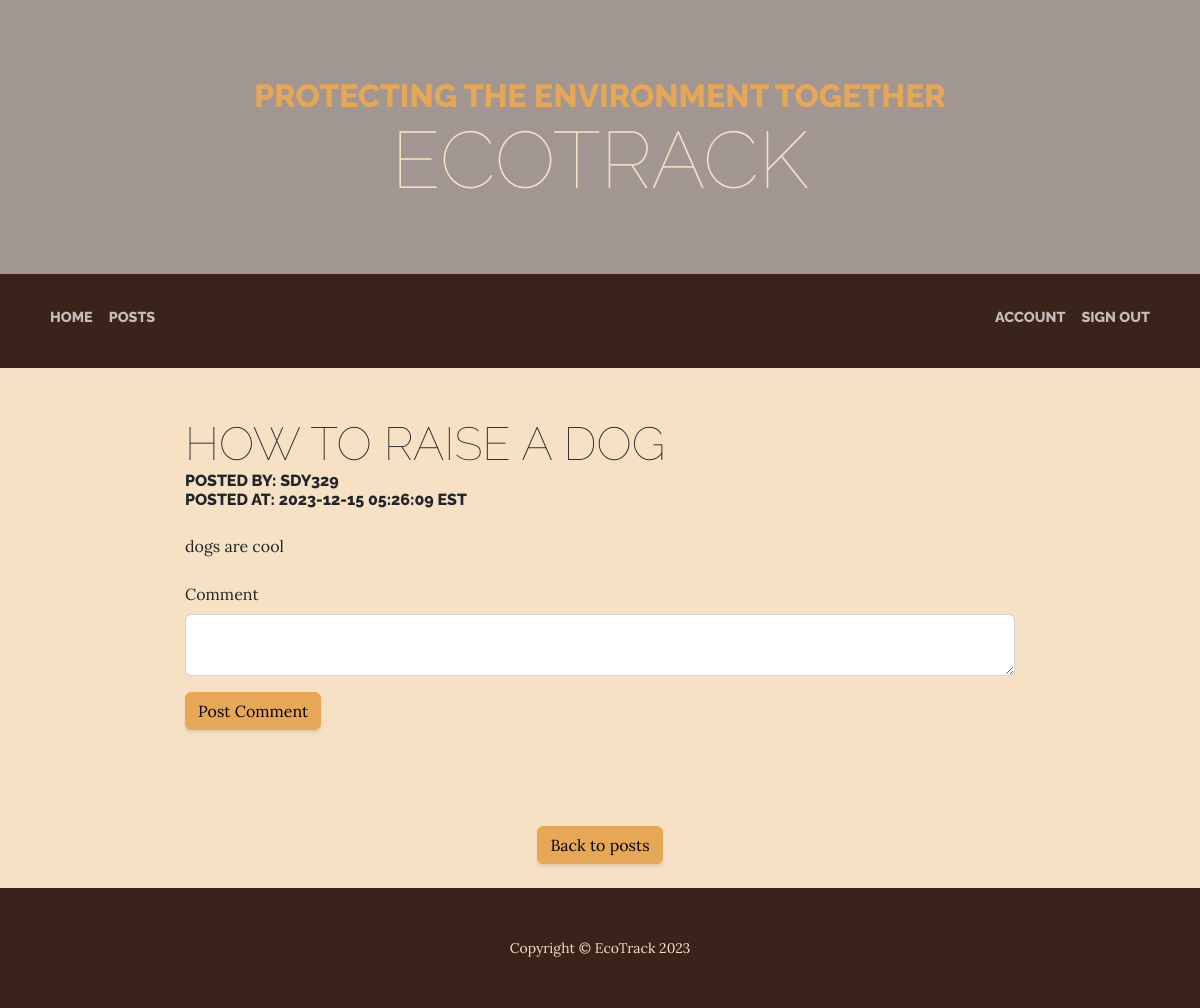
The page /post/index.php?id=4 (signed in) on the database its author committed.
### tables this page shows
CREATE TABLE `posts` (
  `ID` int(10) UNSIGNED NOT NULL,
  `userID` int(10) UNSIGNED DEFAULT NULL,
  `title` varchar(100) DEFAULT NULL,
  `content` longtext DEFAULT NULL,
  `postedDateTime` datetime DEFAULT NULL
);

CREATE TABLE `users` (
  `ID` int(10) UNSIGNED NOT NULL,
  `username` varchar(48) NOT NULL,
  `email` varchar(254) NOT NULL,
  `password` varchar(254) NOT NULL
);

### global.php (called while the page is built, shortened)
<?php
function query($query, $data){
    $stmt = __DB__->prepare($query);
    $stmt->execute($data);
    return $stmt;
}
function getAuthor($id){
    $author = query('SELECT username FROM users WHERE ID = ?', [$id])->fetch()['username'];
    return $author;
}
function getPost($id){
    $post = query('SELECT * FROM posts WHERE ID = ?', [$id])->fetch();
    return $post;
}

### post/index.php (the view, shortened to what this page needs)
<?php
require_once('../global.php');
$postID = $_GET['id'];
$postData = getPost($postID);
?>
<!DOCTYPE html>
<html lang="en">
    <head>
        <link href="../css/styles.css" rel="stylesheet" />
    </head>
    <body>
        <header>
            <h1 class="site-heading text-center text-faded d-none d-lg-block">
                <span class="site-heading-upper text-primary mb-3">Protecting the environment together</span>
                <span class="site-heading-lower">EcoTrack</span>
            </h1>
        </header>
        <nav class="navbar navbar-expand-lg navbar-dark py-lg-4" id="mainNav">
        <div class="container">
            <div class="d-flex align-items-center">
                <ul class="navbar-nav">
                    <li class="nav-item mb-2"><a class="nav-link text-uppercase" href="../index.php">Home</a></li>
                    <li class="nav-item mb-2"><a class="nav-link text-uppercase" href="../posts.php">Posts</a></li>
                </ul>
            </div>
            <?php if(isset($_SESSION['id'])){
                echo '
                <div class="justify-content-end" id="navbarSupportedContent">
                <ul class="navbar-nav">
                    <li class="nav-item mb-2"><a class="nav-link text-uppercase" href="../account.php">Account</a></li>
                    <li class="nav-item mb-2"><a class="nav-link text-uppercase" href="../signout.php">Sign Out</a></li>
                    ';
                echo '</ul>
                </div>';
            }
            ?>
        </div>
    </nav>
        <section class="bg-faded">
            <div class="container">
                <div class="row">
                    <div class="col-lg-10 mx-auto">
                        <div class="bg-faded p-5 rounded">
                            <h2 class="section-heading mb-4">
                                <span class="section-heading-lower"><?= $postData['title'] ?></span>
                                <span class="section-heading-upper">Posted by: <?= getAuthor($postData['userID']) ?></span>
                                <span class="section-heading-upper">Posted at: <?= $postData['postedDateTime'] ?> EST</span>
                            </h2>
                            <?= $postData['content'] ?>
                            <br/><br/>
                            <?php if(isset($_SESSION['id'])){
                                echo '
                                <form method="POST">
                                    <div class="mb-3">
                                        <label for="content" class="form-label">Comment</label>
                                        <textarea class="form-control" id="comment" name="comment" required></textarea>
                                    </div>
                                    <div>
                                        <button type="submit" class="btn btn-primary">Post Comment</button>
                                    </div>
                                </form>';
                            } else {
                                echo '<a href="../signin.php"><strong>Sign In</strong></a> or <a href="../register.php"><strong>Register</strong></a> to post a comment.';
                            } ?>
                            <br/><br/>
                        </div>
                    </div>
                </div>
            </div>
            <div class="text-center">
                <a href="../posts.php" class="text-center"><button class="btn btn-primary">Back to posts</button></a>
                <br/><br/>
            </div>
        </section>
        <footer class="footer text-faded text-center py-5">
            <div class="container"><p class="m-0 small">Copyright &copy; EcoTrack 2023</p></div>
        </footer>
    </body>
</html>

### rows shown on the page
posts: title "HOW TO RAISE A DOG", userID.username "SDY329", postedDateTime "2023-12-15 05:26:09", content "dogs are cool"
